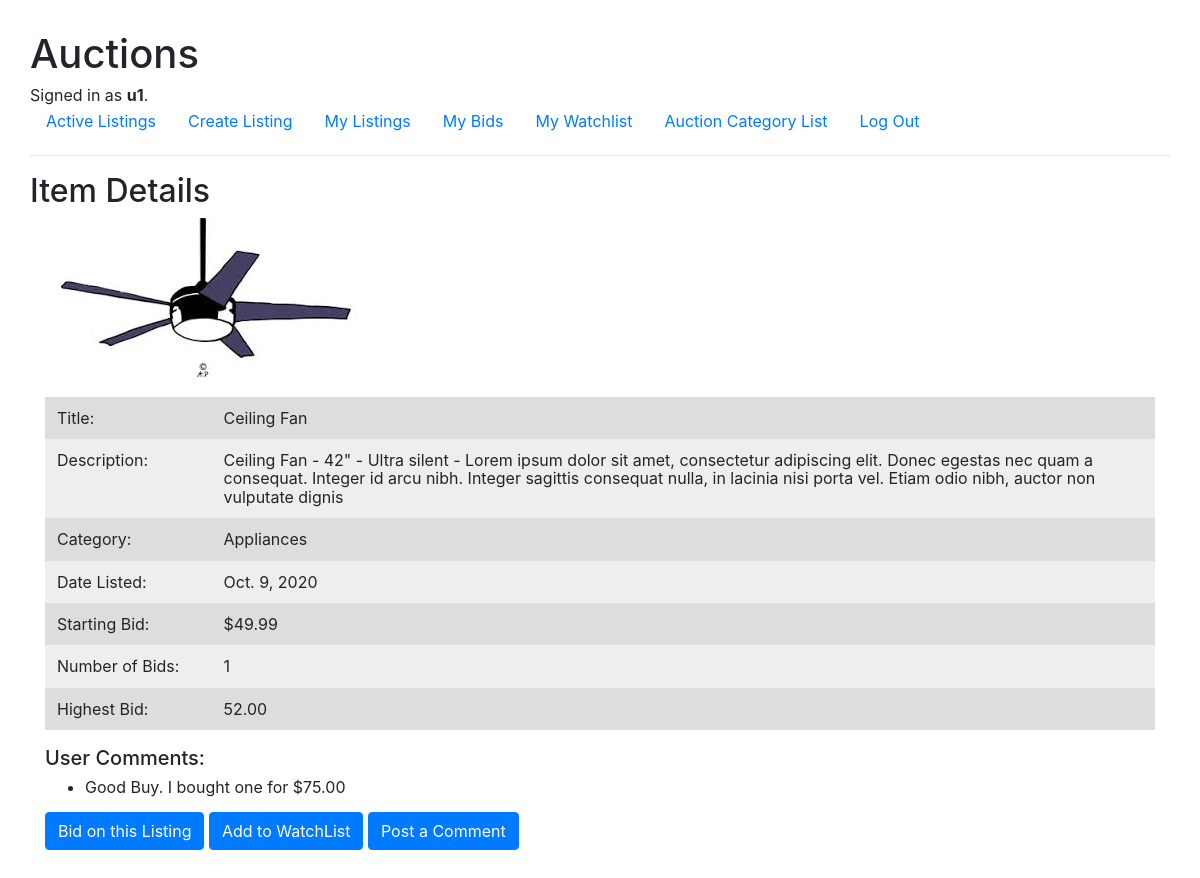
Before: /3/ (signed in) with the older database file.
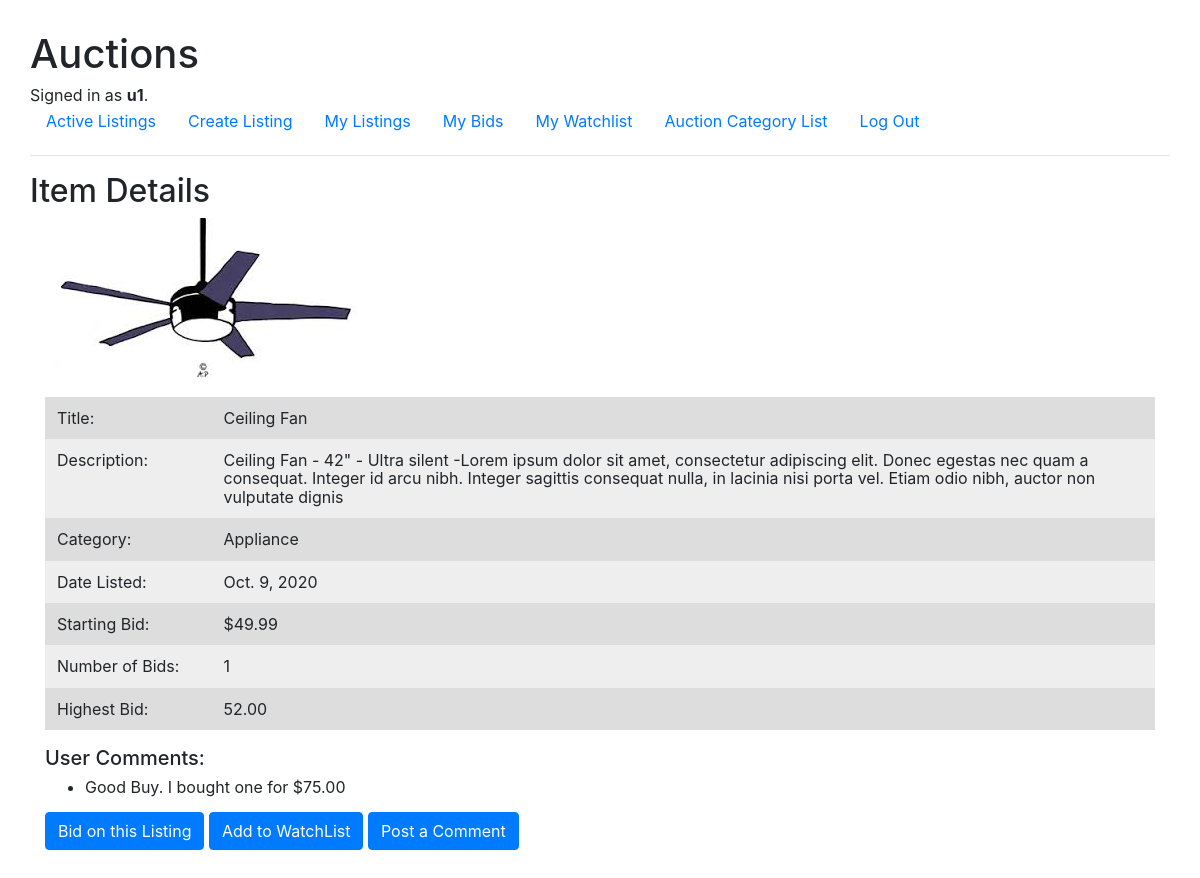
After: the same page with the newer database file.
### auctions/models.py (models this page shows, shortened)
class Listing(models.Model):
    title = models.CharField(max_length=32)
    description = models.CharField(max_length=256)
    starting_bid = models.DecimalField(max_digits=7, decimal_places=2)
    category = models.CharField(max_length=32)
    date_listed = models.DateField(auto_now_add=True)
    active = models.BooleanField(default=True)
    user_id = models.ForeignKey(User, on_delete=models.CASCADE, related_name="sellers")
    image = models.URLField(max_length=256, blank=True)
    bid_count = models.IntegerField(default=0)
    max_bid = models.DecimalField(max_digits=7, decimal_places=2, default=0.00)

### auctions/views.py (the view)
# urls.py: path('<pk>/', views.ListingDetailView.as_view(), name="detail"),
class ListingDetailView(DetailView):
    model = Listing
    context_object_name = "listing"
    def get_context_data(self, **kwargs):
        context = super(ListingDetailView, self).get_context_data(**kwargs)
        context['comments'] = util.get_comments(self.kwargs['pk'])
        return context

### auctions/util.py (called while the page is built)
def get_comments(id):
    comments = Comment.objects.filter(title_id=id)
    return comments

### auctions/templates/auctions/listing_detail.html
{% extends "auctions/layout.html" %}
{% block body %}
    <h2>Item Details</h2>
    {% if listing  and listing.active == True %}
        <div class="container">
            <div class="images">
                <img src="{{ listing.image }}" alt="image">
            </div>
            <br>
            <table class="table table-borderless">
                <col style="width:15%">
                <col style="width:85%">
                <tr>
                    <td>Title:</td>
                    <td class="text-left">{{ listing.title }}</td>
                </tr>
                <tr>
                    <td>Description:</td>
                    <td class="text-left">{{ listing.description }}</td>
                </tr>
                <tr>
                    <td>Category:</td>
                    <td class="text-left">{{ listing.category }}</td>
                </tr>
                <tr>
                    <td>Date Listed:</td>
                    <td class="text-left">{{ listing.date_listed }}</td>
                </tr>
                <tr>
                    <td>Starting Bid:</td>
                    <td class="text-left">${{ listing.starting_bid }}</td>
                </tr>
                <tr>
                    <td>Number of Bids:</td>
                    <td>{{ listing.bid_count }}</td>
                </tr>
                <tr>
                    <td>Highest Bid:</td>
                    <td>
                        {% if listing.max_bid == None %}
                            Not Applicable
                        {% else %}
                            {{ listing.max_bid }}
                        {% endif %}
                    </td>
                </tr>
            </table>
            <h5>User Comments:</h5>
            {% if comments %}
                {% for comment in comments %}
                    <ul>
                        <li>{{ comment.text }}</li>
                    </ul>
                {% endfor %}
            {% endif %}
             {% if user == listing.user_id %}
                <strong>This item is one of your listings</strong>
                <br>
                {% if listing.max_bid == 0.00 %}
                    <a class='btn btn-warning' href="{% url 'update' listing.pk %}">
                    Update this Listing</a>
                {% else %}
                    <p><strong>This lising has active bids. Updates are not permitted.</strong></p>
                    <a class='btn btn-warning disabled' aria-disabled="true" href="{% url 'update' listing.pk %}">
                        Update this Listing</a>
                {% endif %}
                <a class='btn btn-danger' href="{% url 'close' listing.pk %}">
                    Close this listiing</a>
             {% elif user.is_authenticated %}
                 <a class="btn btn-primary" href="{% url 'bid' pk=listing.pk %}">
                    Bid on this Listing</a>
                 <a class="btn btn-primary" href="{% url 'add2watchlist' pk=listing.pk %}">
                    Add to WatchList</a>
                 <a class="btn btn-primary" href="{% url 'comment' pk=listing.pk %}">
                     Post a Comment</a>
            {% endif %}
        </div>
    {% else %}
        <strong>Item details not found OR the Listing is not active</strong>
    {% endif %}
{% endblock %}

Changed rows visible on the page:
changed Listing "Ceiling Fan": description "…42\" - Ultra silent - Lorem ipsum dolor sit amet,…" → "…42\" - Ultra silent -Lorem ipsum dolor sit amet,…"; category "Appliances" → "Appliance"
